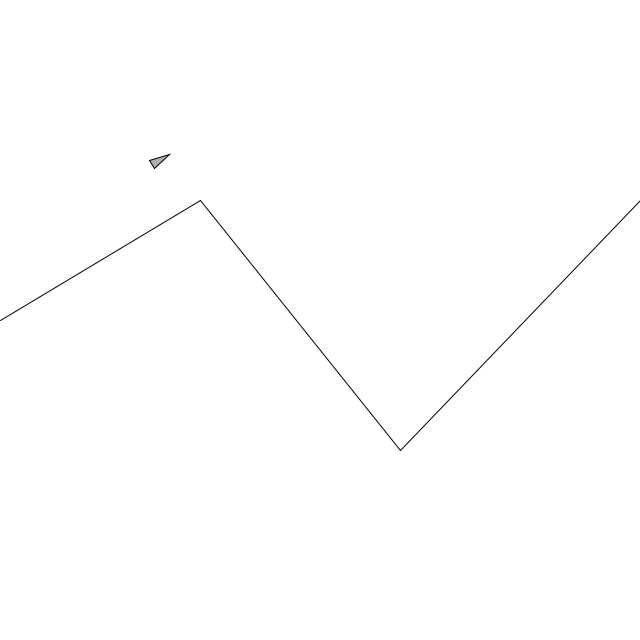
Frame 1 (no input)
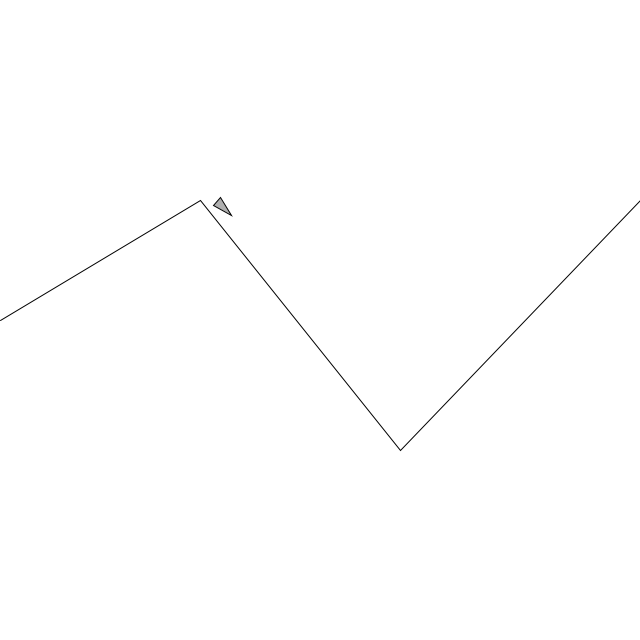
Frame 60 (the mouse pressed at the canvas centre just before this capture)
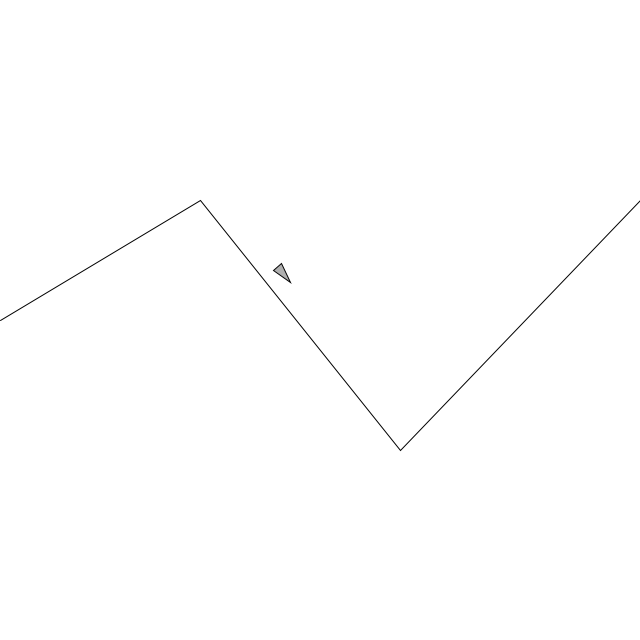
Frame 120 (the mouse held since frame 60 and released just before this capture)

The Processing sketch that drew these frames (run headless with seeded random() and noise(); from frame 60 on, the mouse is pressed at the canvas centre):

// Processing sketch: NoC_6_ComplexPath
// ── NoC_6_ComplexPath.pde
Boid boid;
Path path;
int n;

void setup() {

  size(640, 640);
  n = 30;
  boid = new Boid(0.25 * width, 0.25 * height);
  path = new Path();
  path.addPoint(0, height/2);
  path.addPoint(200, 200);
  path.addPoint(400, 450);
  path.addPoint(width, 200);
}


void draw() {
  background(255);

  path.display();

  boid.follow(path);
  boid.update();
  boid.checkEdges();
  boid.display();

}

// ── Boid.pde
class Boid {

  float r, maxspeed, maxforce;
  PVector pos, vel, acc, desired, steer;

  Boid (float x, float y) {

    r = 5.0;
    acc = new PVector(0, 0);
    vel = PVector.random2D();
    pos = new PVector(x, y);
    maxspeed = 2;
    maxforce = 0.1;
  }

  void update() {

    vel.add(acc);
    vel.limit(maxspeed);
    pos.add(vel);
    acc.mult(0);
  }

  void applyForce(PVector force_) {

    acc.add(force_);
  }

  void seek(PVector target_pos, PVector target_vel) {
    PVector predict_pos = PVector.add(target_pos, target_vel);
    desired = PVector.sub(predict_pos, pos);
    desired.normalize();
    desired.mult(maxspeed);
    steer = PVector.sub(desired, vel);
    steer.limit(maxforce);
    applyForce(steer);
  }

  void display() {
    float theta = vel.heading() + PI/2;
    fill(175);
    stroke(0);
    pushMatrix();
    translate(pos.x, pos.y);
    rotate(theta);
    beginShape();
    vertex(0, -r * 2);
    vertex(-r, r * 2);
    vertex(r, r * 2);
    endShape(CLOSE);
    popMatrix();
  }

  void follow(Path p) {

    PVector predict = vel.copy();
    predict.normalize();
    predict.mult(25);
    //predicted position
    predict.add(pos);

    float worldRecord = 10000;
    PVector target = null;

    for (int i = 0; i < p.points.size() - 1; i++) {

      PVector a = p.points.get(i);
      PVector b = p.points.get(i + 1);
      PVector normalPoint = getNormalPoint(predict, a, b);

      //check if normalPoint is within line segment, if not set to end point
      if (normalPoint.x < a.x || normalPoint.x > b.x) {

        normalPoint = b.copy();
      }

      float distance = PVector.dist(predict, normalPoint);

      if (distance < worldRecord) {
        worldRecord = distance;
        
        //PVector dir = PVector.sub(b, a);
        //dir.normalize();
        //// This is an oversimplification
        //// Should be based on distance to path & velocity
        //dir.mult(10);
        target = normalPoint.copy();
        //target.add(dir);
      }
    }

    if (worldRecord > path.radius) {

      seek(target, new PVector(0, 0));
    }
  }  
  
  
  PVector getNormalPoint(PVector pred, PVector a, PVector b) {

    PVector ab = PVector.sub(b, a);
    PVector ap = PVector.sub(pred, a);

    ab.normalize();
    ab.mult(ap.dot(ab));
    PVector normalPoint = PVector.add(a, ab);

    return normalPoint;
  }




  void checkEdges() {
    if (pos.x < 0) {
      pos.x = width;
    }

    if (pos.x > width) {
      pos.x = 0;
    } 


    if (pos.y < 0) {
      pos.y = height;
    }

    if (pos.y > height) {
      pos.y = 0;
    }
  }
}

// ── Path.pde
class Path {

  ArrayList<PVector> points;
  PVector pathStart, pathEnd;
  float radius;

  Path() {

    pathStart = new PVector(0, height/2);
    pathEnd = new PVector(width, 0.8*height);
    points = new ArrayList<PVector>();
    radius = 20;
  }

  void addPoint(float x, float y) {

    points.add(new PVector(x, y));
  }

  void display() {


    stroke(0);
    noFill();
    beginShape();

    for (PVector p : points) {

      vertex(p.x, p.y);
    }

    endShape();
  }
}
